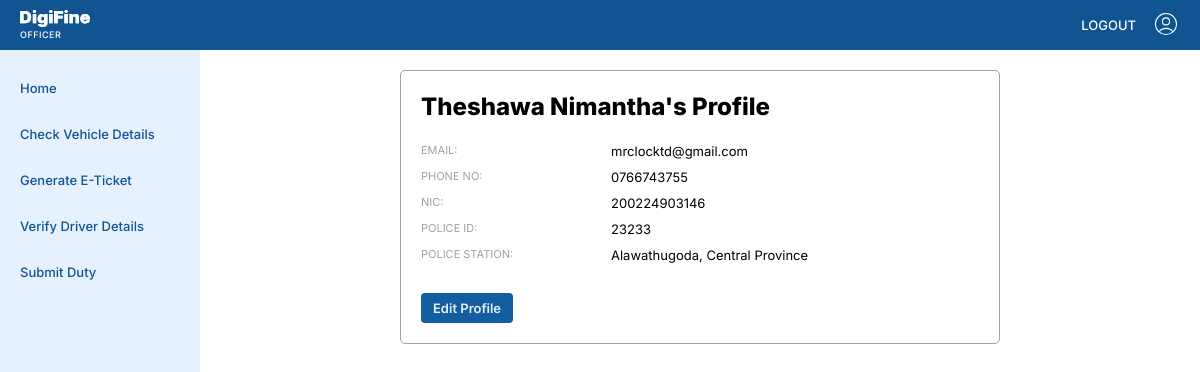
The app's page /dashboard/profile/index.php (signed in) with its own data.
### tables this page shows
CREATE TABLE `officers` (
  `id` int(11) NOT NULL,
  `fname` varchar(50) NOT NULL,
  `lname` varchar(50) NOT NULL,
  `email` varchar(100) NOT NULL,
  `phone_no` varchar(15) NOT NULL,
  `nic` varchar(20) NOT NULL,
  `police_station` int(11) NOT NULL,
  `password` varchar(255) NOT NULL,
  `created_at` timestamp NOT NULL DEFAULT current_timestamp(),
  `is_oic` tinyint(4) DEFAULT NULL
);

CREATE TABLE `police_stations` (
  `id` int(11) NOT NULL,
  `name` varchar(100) NOT NULL,
  `telephone` varchar(15) NOT NULL,
  `province` int(11) NOT NULL
);

### constants.php (called while the page is built)
<?php
$PROVINCES = [
    1 => 'Western',
    2 => 'Central',
    3 => 'Southern',
    4 => 'Uva',
    5 => 'Sabaragamuwa',
    6 => 'North Western',
    7 => 'North Central',
    8 => 'Northern',
    9 => 'Eastern'
];

### dashboard/profile/index.php (the view, shortened to what this page needs)
<?php
require_once "../../db/connect.php";
require_once "../../constants.php";
$currentUser = $_SESSION['user'];
if ($currentUser['role'] !== 'admin') {
    $userid = $currentUser['id'];
    $asPolice = $currentUser['role'] === 'officer';
    if ($asPolice) {
        $sql = "SELECT fname, lname, email, nic, phone_no, police_station FROM officers WHERE id = '$userid'";
    } else {
        $sql = "SELECT fname, lname, email, nic, phone_no FROM drivers WHERE id = '$userid'";
    }
    $result = $conn->query($sql);
    $user = $result->fetch_assoc();
    $policeStation = null;
    if ($asPolice) {
        $result = $conn->query("SELECT name, province FROM police_stations WHERE id = '" . $user['police_station'] . "'");
        $policeStation = $result->fetch_assoc();
    }
}
?>
<?php
include_once "../../includes/header.php";
?>
<main>
    <?php include_once "../includes/navbar.php" ?>
    <div class="dashboard-layout">
        <?php include_once "../includes/sidebar.php" ?>
        <div class="content">
            <div class="container large">
                <?php if ($currentUser['role'] === 'admin'): ?>
                    <h1 class="h1">
                        Admin's Profile
                    </h1>
                    <div class="data-line">
                        <span>id:</span>
                        <p><?php echo $currentUser['id'] ?></p>
                    </div>
                <?php else: ?>
                    <h1 class="h1">
                        <?php echo $user['fname'] . " " . $user['lname'] ?>'s Profile
                    </h1>
                    <div class="data-line">
                        <span>Email:</span>
                        <p><?php echo $user['email'] ?></p>
                    </div>
                    <div class="data-line">
                        <span>Phone No:</span>
                        <p><?php echo $user['phone_no'] ?></p>
                    </div>
                    <div class="data-line">
                        <span>NIC:</span>
                        <p><?php echo $user['nic'] ?></p>
                    </div>
                    <?php if ($asPolice): ?>
                        <div class="data-line">
                            <span>Police ID:</span>
                            <p><?php echo $userid ?></p>
                        </div>
                        <div class="data-line">
                            <span>Police Station:</span>
                            <p><?php echo $policeStation['name'] . ", " . $PROVINCES[$policeStation['province']] . ' Province' ?></p>
                        </div>
                    <?php endif; ?>
                    <a href="/digifine/dashboard/profile/update/index.php" class="btn"
                        style="margin-right: auto;margin-top:20px">Edit Profile</a>
                <?php endif; ?>
            </div>
        </div>
    </div>
</main>
<?php include_once "../../includes/footer.php" ?>

### styles/globals.css (style rules this page uses)
* { margin: 0; padding: 0; box-sizing: border-box; font-family: "Inter", sans-serif; font-optical-sizing: auto; }
:root { --color-dark-blue: #115492; --color-blue: #145da0; --color-light-blue: #b5daff; --color-lighter-blue: #e5f1fd; --color-white: #ffffff; --color-black: #000000; --color-gray: #a1a1aa; --color-red: #ef5350; font-size: 13px; background-color: var(--color-white); color: var(--color-black); }
a { color: inherit; text-decoration: none; }
main { display: flex; flex-direction: column; }

### styles/components.css (style rules this page uses)
.btn { padding: 0 12px; height: 30px; border-radius: 4px; font-weight: 600; border: none; background-color: var(--color-blue); color: var(--color-lighter-blue); cursor: pointer; user-select: none; display: flex; align-items: center; text-align: center; justify-content: center; }
.h1 { font-size: 24px; font-weight: 800; line-height: 32px; }

### dashboard/dashboard.css (style rules this page uses)
main { display: flex; flex-direction: column; }
.dashboard-layout { display: flex; }
.dashboard-layout .content { display: flex; flex: 1; flex-direction: column; padding: 20px; width: 100%; }
.container { border: 1px var(--color-gray) solid; border-radius: 5px; margin: 0 auto; width: 100%; max-width: 420px; padding: 20px; display: flex; flex-direction: column; }
.container.large { max-width: 600px; }
.container h1 { margin-bottom: 20px; }
.data-line { display: flex; margin-bottom: 10px; }
.data-line span { text-transform: uppercase; color: var(--color-gray); width: 80px; font-size: 11px; }
.container.large .data-line span { width: 180px; }
.data-line p { flex: 1; margin-left: 10px; }

### records on screen
officers: fname "Theshawa", lname "Nimantha", email "mrclocktd@gmail.com", phone_no "0766743755", nic "200224903146"
police_stations: name "Alawathugoda", province "Central"

### other values on screen
$_SESSION['user']['role'] "OFFICER"
$title "Home Check Vehicle Details Generate E-Ticket Verify Driver Details Submit Duty"
$userid "23233"
